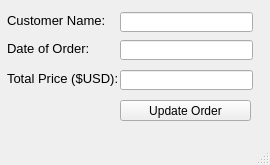
<?xml version="1.0" encoding="UTF-8"?>
<ui version="4.0">
 <class>MainWindow</class>
 <widget class="QMainWindow" name="MainWindow">
  <property name="geometry">
   <rect>
    <x>0</x>
    <y>0</y>
    <width>270</width>
    <height>165</height>
   </rect>
  </property>
  <property name="windowTitle">
   <string>MainWindow</string>
  </property>
  <widget class="QWidget" name="centralwidget">
   <widget class="QLabel" name="label_2">
    <property name="geometry">
     <rect>
      <x>7</x>
      <y>12</y>
      <width>101</width>
      <height>16</height>
     </rect>
    </property>
    <property name="font">
     <font>
      <pointsize>10</pointsize>
     </font>
    </property>
    <property name="text">
     <string>Customer Name:</string>
    </property>
   </widget>
   <widget class="QLineEdit" name="price">
    <property name="geometry">
     <rect>
      <x>120</x>
      <y>70</y>
      <width>133</width>
      <height>20</height>
     </rect>
    </property>
    <property name="echoMode">
     <enum>QLineEdit::Normal</enum>
    </property>
   </widget>
   <widget class="QLabel" name="label_5">
    <property name="geometry">
     <rect>
      <x>7</x>
      <y>70</y>
      <width>111</width>
      <height>16</height>
     </rect>
    </property>
    <property name="font">
     <font>
      <pointsize>10</pointsize>
     </font>
    </property>
    <property name="text">
     <string>Total Price ($USD):</string>
    </property>
   </widget>
   <widget class="QLineEdit" name="customer_name">
    <property name="geometry">
     <rect>
      <x>120</x>
      <y>12</y>
      <width>133</width>
      <height>20</height>
     </rect>
    </property>
   </widget>
   <widget class="QLabel" name="label_3">
    <property name="geometry">
     <rect>
      <x>7</x>
      <y>40</y>
      <width>101</width>
      <height>16</height>
     </rect>
    </property>
    <property name="font">
     <font>
      <pointsize>10</pointsize>
     </font>
    </property>
    <property name="text">
     <string>Date of Order:</string>
    </property>
   </widget>
   <widget class="QLineEdit" name="date_order">
    <property name="geometry">
     <rect>
      <x>120</x>
      <y>40</y>
      <width>133</width>
      <height>20</height>
     </rect>
    </property>
    <property name="echoMode">
     <enum>QLineEdit::Normal</enum>
    </property>
   </widget>
   <widget class="QPushButton" name="update_order_button">
    <property name="geometry">
     <rect>
      <x>120</x>
      <y>100</y>
      <width>131</width>
      <height>21</height>
     </rect>
    </property>
    <property name="text">
     <string>Update Order</string>
    </property>
   </widget>
  </widget>
  <widget class="QMenuBar" name="menubar">
   <property name="geometry">
    <rect>
     <x>0</x>
     <y>0</y>
     <width>270</width>
     <height>21</height>
    </rect>
   </property>
  </widget>
  <widget class="QStatusBar" name="statusbar"/>
 </widget>
 <resources/>
 <connections/>
</ui>
